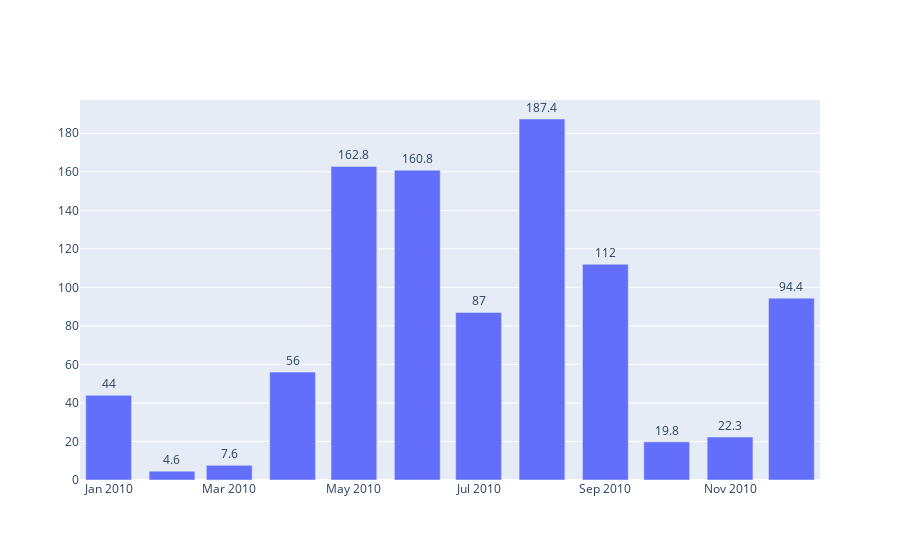

This figure's notebook cell:
### Code cell
bar1 = go.Bar(x=data_2010['DATE'], y=data_2010['Auckland'], 
              text=data_2010['Auckland'], textposition='outside')
fig = go.Figure(bar1)
fig.show()

### Figure 1 — Plotly figure (JSON) as saved in the notebook; plotly's stock layout.template omitted (floating-point values rounded to 4 significant figures)
{"data": [{"text": [44, 4.6, 7.6, 56, 162.8, 160.8, 87, 187.4, 112, 19.8, 22.3, 94.4], "textposition": "outside", "type": "bar", "x": ["2010-01", "2010-02", "2010-03", "2010-04", "2010-05", "2010-06", "2010-07", "2010-08", "2010-09", "2010-10", "2010-11", "2010-12"], "y": [44, 4.6, 7.6, 56, 162.8, 160.8, 87, 187.4, 112, 19.8, 22.3, 94.4]}], "layout": {}}
